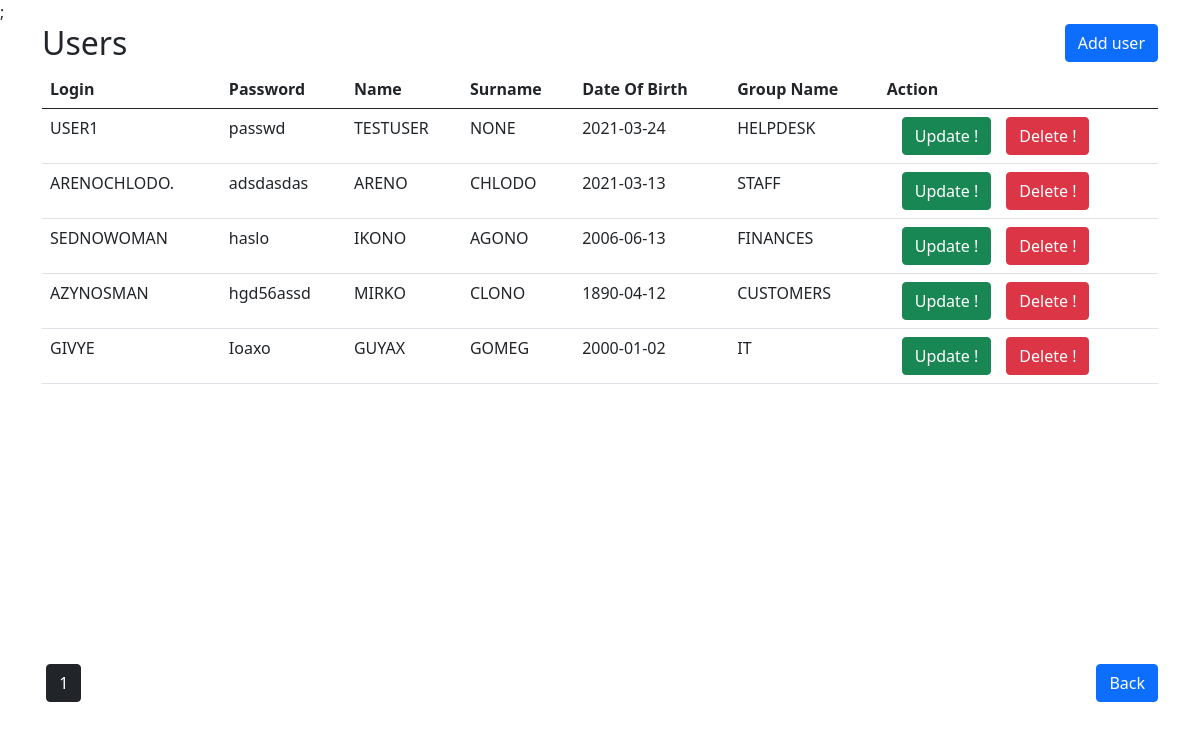
Screenshot of /src/users.php with the database file from the repository.
### tables this page shows
CREATE TABLE `users` (
  `id` int(11) NOT NULL,
  `login` varchar(25) NOT NULL,
  `password` varchar(25) NOT NULL,
  `name` varchar(50) NOT NULL,
  `surname` varchar(50) NOT NULL,
  `date_of_birth` date NOT NULL,
  `group_id` varchar(2) NOT NULL
);

CREATE TABLE `groups` (
  `id` int(11) NOT NULL,
  `group_id` varchar(2) DEFAULT NULL,
  `group_name` varchar(50) NOT NULL
);

### src/users.php (the view, shortened to what this page needs)
<html>
<?php
include "config.php";
$results = 15;
$sql = "select * from users";
$execute = mysqli_query($connection, $sql);
$total_rsults = mysqli_num_rows($execute);
$pages = ceil($total_rsults / $results);
?>
<head>
    <link rel="stylesheet" type="text/css" href="style.css">
    <link href="https://cdn.jsdelivr.net/npm/bootstrap@5.0.0-beta2/dist/css/bootstrap.min.css" rel="stylesheet">
</head>
<body>
    <div class="container mainc">
        <h2>Users <a href="useradd.php"><button class="btn btn-primary addgr">Add user</button></a></h2>
        <table class="table">
            <thead>
                <tr>
                    <th>Login</th>
                    <th>Password</th>
                    <th>Name</th>
                    <th>Surname</th>
                    <th>Date Of Birth</th>
                    <th>Group Name</th>
                    <th>Action</th>
                </tr>
            </thead>
            <tbody>
                <?php
                if (!isset($_GET['page'])) {
                    $page = 1;
                } else {
                    $page = $_GET['page'];
                }
                $first_item = ($page - 1) * $results;
                $sql = "select users.id,login,password,name,surname,date_of_birth,group_name from users inner join groups on users.group_id=groups.id limit " . $first_item . "," . $results;
                $execute = mysqli_query($connection, $sql);
                if (mysqli_num_rows($execute) > 0) {
                    while ($row = mysqli_fetch_array($execute)) {
                ?>
                        <tr>
                            <td><?php echo $row['login'] ?></td>
                            <td><?php echo $row['password'] ?></td>
                            <td><?php echo $row['name'] ?></td>
                            <td><?php echo $row['surname'] ?></td>
                            <td><?php echo $row['date_of_birth'] ?></td>
                            <td><?php echo $row['group_name'] ?></td>
                            <td><a href="userupdate.php?id=<?php echo $row['id'] ?>" class="btn btn-success bt">Update !</a><a href="userdelete.php?id=<?php echo $row['id'] ?>" class="btn btn-danger bt">Delete !</a></td>
                        </tr>
                <?php
                    }
                }
                ?>
            </tbody>
        </table>
    </div>
    <div class="container">
        <a href="../index.php" class="btn btn-primary back">Back</a>
        <?php
        for ($page = 1; $page <= $pages; $page++) {
            echo '&nbsp;<a href="users.php?page=' . $page . '" class="btn btn-dark">' . $page . '</a>';
        }
        ?>
    </div>
</body>
<html>

### src/style.css (style rules this page uses)
.addgr { float: right; margin-right: 0px; }
.mainc { min-height: 80vh; }
.bt { margin-left: 15px; }
.back { float: right; }

### rows the page displays
users: login "USER1", password "passwd", name "TESTUSER", surname "NONE", date_of_birth "2021-03-24", group.group_name "HELPDESK"
users: login "ARENOCHLODO.", password "adsdasdas", name "ARENO", surname "CHLODO", date_of_birth "2021-03-13", group.group_name "STAFF"
users: login "SEDNOWOMAN", password "haslo", name "IKONO", surname "AGONO", date_of_birth "2006-06-13", group.group_name "FINANCES"
users: login "AZYNOSMAN", password "hgd56assd", name "MIRKO", surname "CLONO", date_of_birth "1890-04-12", group.group_name "CUSTOMERS"
users: login "GIVYE", password "Ioaxo", name "GUYAX", surname "GOMEG", date_of_birth "2000-01-02", group.group_name "IT"
